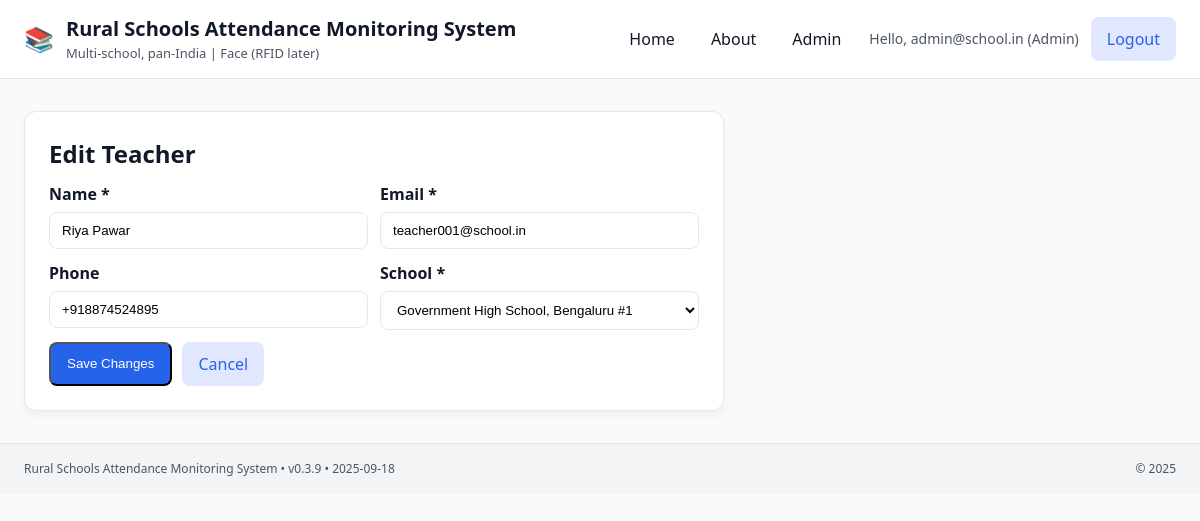
The app's page /admin/teachers/103/edit (signed in) with its own data.
### tables this page shows
CREATE TABLE teachers (
  id INTEGER PRIMARY KEY AUTOINCREMENT,
  school_id INTEGER NOT NULL,
  name TEXT NOT NULL,
  email TEXT NOT NULL UNIQUE,
  phone TEXT,
  is_active INTEGER NOT NULL DEFAULT 1,
  created_at DATETIME DEFAULT (datetime('now')),
  FOREIGN KEY (school_id) REFERENCES schools(id)
);

CREATE TABLE schools (
  id INTEGER PRIMARY KEY AUTOINCREMENT,
  name TEXT NOT NULL UNIQUE,
  address TEXT,
  state TEXT,
  district TEXT,
  is_active INTEGER NOT NULL DEFAULT 1,
  created_at DATETIME DEFAULT (datetime('now'))
);

### app.py (the view, shortened to what this page needs)
@app.route("/admin/teachers/<int:teacher_id>/edit", methods=["GET", "POST"])
@login_required
@role_required("Admin")
def admin_teachers_edit(teacher_id):
    from db import list_schools, get_teacher, update_teacher
    teacher = get_teacher(teacher_id)
    if not teacher:
        flash("Teacher not found.", "error")
        return redirect(url_for("admin_teachers_list"))
    schools = list_schools()
    return render_template("admin_teachers_edit.html", teacher=teacher, schools=schools)

### app.py (called while the page is built)
def current_user():
    return session.get("user")

def login_required(f):
    @wraps(f)
    def wrapper(*args, **kwargs):
        if not current_user():
            flash("Please sign in to continue.", "info")
            return redirect(url_for("login"))
        return f(*args, **kwargs)
    return wrapper

def role_required(*roles):
    def decorator(f):
        @wraps(f)
        def wrapper(*args, **kwargs):
            user = current_user()
            if not user:
                flash("Please sign in to continue.", "info")
                return redirect(url_for("login"))
            if user["role"] not in roles:
                abort(403)
            return f(*args, **kwargs)
        return wrapper
    return decorator

@app.context_processor
def inject_globals():
    return dict(
        APP_NAME=APP_NAME,
        APP_VERSION=APP_VERSION,
        APP_DATE=APP_DATE,
        current_user=current_user(),
    )

### db.py (called while the page is built)
def get_conn():
    conn = sqlite3.connect(DB_PATH)
    conn.row_factory = sqlite3.Row
    return conn

def list_schools():
    with get_conn() as conn:
        cur = conn.execute("""
            SELECT id, name, address, state, district, is_active, created_at
            FROM schools
            WHERE is_active = 1
            ORDER BY name COLLATE NOCASE
        """)
        return cur.fetchall()

def get_teacher(teacher_id: int):
    with get_conn() as conn:
        cur = conn.execute("""
            SELECT t.id, t.school_id, t.name, t.email, t.phone, t.is_active, t.created_at,
                   s.name AS school_name
            FROM teachers t
            JOIN schools s ON s.id = t.school_id
            WHERE t.id = ? AND t.is_active = 1 AND s.is_active = 1
        """, (teacher_id,))
        return cur.fetchone()

### templates/admin_teachers_edit.html (shortened to what this page needs)
{% extends "base.html" %}
{% block content %}
<section class="card" style="max-width:700px">
  <h2 style="margin:0 0 10px">Edit Teacher</h2>
  <form method="post" action="{{ url_for('admin_teachers_edit', teacher_id=teacher.id) }}">
    <div style="display:grid;grid-template-columns:1fr 1fr;gap:12px">
      <div>
        <label for="name" style="display:block;font-weight:600;margin-bottom:6px">Name *</label>
        <input id="name" name="name" required value="{{ teacher.name }}"
               style="width:100%;padding:10px 12px;border:1px solid var(--border);border-radius:8px;background:#fff" />
      </div>
      <div>
        <label for="email" style="display:block;font-weight:600;margin-bottom:6px">Email *</label>
        <input id="email" name="email" type="email" required value="{{ teacher.email }}"
               style="width:100%;padding:10px 12px;border:1px solid var(--border);border-radius:8px;background:#fff" />
      </div>
      <div>
        <label for="phone" style="display:block;font-weight:600;margin-bottom:6px">Phone</label>
        <input id="phone" name="phone" value="{{ teacher.phone or '' }}"
               style="width:100%;padding:10px 12px;border:1px solid var(--border);border-radius:8px;background:#fff" />
      </div>
      <div>
        <label for="school_id" style="display:block;font-weight:600;margin-bottom:6px">School *</label>
        <select id="school_id" name="school_id" required
                style="width:100%;padding:10px 12px;border:1px solid var(--border);border-radius:8px;background:#fff">
          {% for s in schools %}
            <option value="{{ s.id }}" {% if s.id == teacher.school_id %}selected{% endif %}>{{ s.name }}</option>
          {% endfor %}
        </select>
      </div>
    </div>
    <div style="display:flex;gap:10px;margin-top:12px">
      <button class="btn btn-primary" type="submit">Save Changes</button>
      <a class="btn btn-ghost" href="{{ url_for('admin_teachers_list') }}">Cancel</a>
    </div>
  </form>
</section>
{% endblock %}

### templates/base.html (style rules this page uses)
:root { --bg:#f9fafb; --text:#111827; --muted:#4b5563; --brand:#2563eb; --brand-ghost:#e0e7ff; --card:#ffffff; --border:#e5e7eb; --header:#ffffff; --footer:#f3f4f6; }
* { box-sizing:border-box }
html,body { height:100% }
body { margin:0; background:var(--bg); color:var(--text); font-family:system-ui,-apple-system,Segoe UI,Roboto,Inter,Arial,sans-serif; line-height:1.5; }
.btn { display:inline-block; text-decoration:none; padding:10px 16px; border-radius:8px }
.btn-primary { background:var(--brand); color:#fff }
.btn-ghost { background:var(--brand-ghost); color:var(--brand) }
.card { background:var(--card); border:1px solid var(--border); border-radius:12px; padding:24px; box-shadow:0 4px 10px rgba(0,0,0,.05); }

### records on screen
teachers: name "Riya Pawar", email "teacher001@school.in", phone "+918874524895", school_id "Government High School, Bengaluru #1"

### other values on screen
{{ current_user.login_id }} "admin@school.in"
{{ current_user.role }} "Admin"
{{ APP_NAME }} "Rural Schools Attendance Monitoring System"
{{ APP_VERSION }} "v0.3.9"
{{ APP_DATE }} "2025-09-18"
